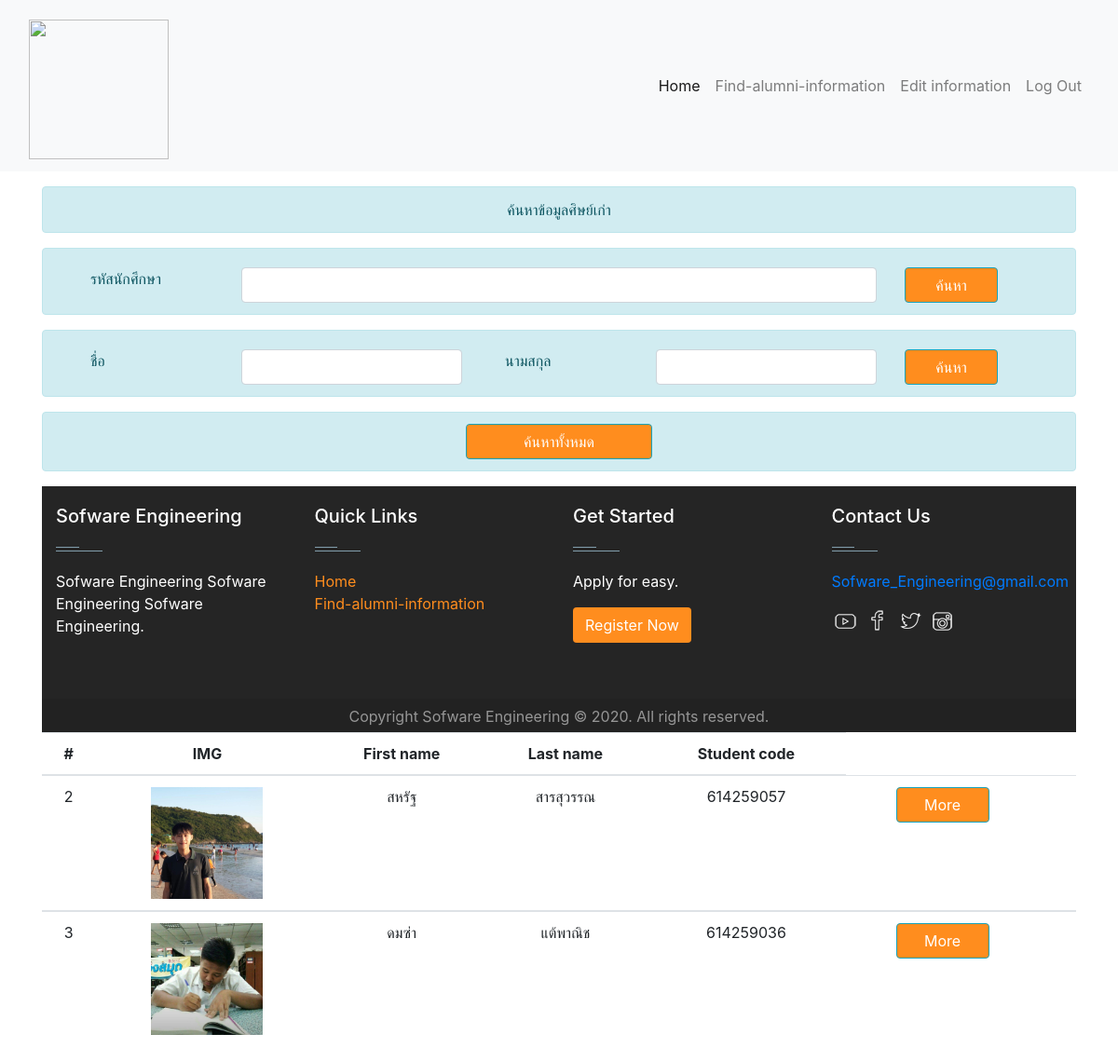
Screenshot of /search-all.php with the database file from the repository.
### tables this page shows
CREATE TABLE `personal_information` (
  `Member_id` int(11) NOT NULL,
  `img` varchar(255) NOT NULL,
  `Prefix` varchar(6) NOT NULL,
  `F_name` varchar(30) NOT NULL,
  `L_name` varchar(30) NOT NULL,
  `Sex` varchar(4) NOT NULL,
  `Date_of_birth` varchar(20) NOT NULL,
  `Studentcode` char(9) NOT NULL,
  `Phone` varchar(10) NOT NULL,
  `Email` varchar(50) NOT NULL,
  `Highest_education` varchar(20) NOT NULL,
  `Subject` varchar(30) NOT NULL,
  `Institute_for_further_study` varchar(50) NOT NULL,
  `Country` varchar(30) NOT NULL,
  `Graduation_year` varchar(4) NOT NULL,
  `Company_name` varchar(30) NOT NULL,
  `Job_position` varchar(30) NOT NULL,
  `Salary` varchar(7) NOT NULL
);

### search-all.php (the view, shortened to what this page needs)
<html>
<link rel="stylesheet" href="https://stackpath.bootstrapcdn.com/bootstrap/4.4.1/css/bootstrap.min.css">
<?php
include 'condb.php';
	$sql = "SELECT * FROM personal_information";
  $stmt = $conn ->prepare($sql);
	$stmt ->execute();
?>
<head>
<?php include 'header-user.php'; ?>
<body>
<br><br><br><br><br><br><br><br>
<div class="container mt-2">
<center>
    <div class="alert alert-info" role="alert">ค้นหาข้อมูลศิษย์เก่า</div>
</center>
<form class="alert alert-info" action="search-studentcode.php" method="post">
<div class="container mt-2">
<div class="row">
    <div class="col-2">
        <label class="form-label ml-3">รหัสนักศึกษา</label>
    </div>
    <div class="col-8">
        <input type="text" class="form-control" name="Studentcode">
    </div>
    <div class="col-2">
    <button type="submit" class="btn btn-info" style="width:100" style="text-align:right">ค้นหา</button>
    </div>
</div>
</div>
</form>
<form class="alert alert-info" action="search-name.php" method="post">
<div class="container mt-2">
<div class="row">
    <div class="col-2">
        <label class="form-label ml-3">ชื่อ</label>
    </div>
    <div class="col-3">
        <input type="text" class="form-control" name="Fname">
    </div>
    <div class="col-2">
        <label class="form-label ml-3">นามสกุล</label>
    </div>
    <div class="col-3">
        <input type="text" class="form-control" name="Lname">
    </div>
    <div class="col-2">
    <button type="submit" class="btn btn-info" style="width:100" style="text-align:right">ค้นหา</button>
    </div>
</div>
</div>
</form>
<form class="alert alert-info" action="search-all.php" method="post">
    <center>
    <button type="submit" class="btn btn-info" style="width:200" style="text-align:right">ค้นหาทั้งหมด</button>
    </center>
</div>
<div class="container">
<table class="table table-hover">
  <thead>
    <tr>
      <th scope="col"><div align="center">#</div></th>
      <th scope="col"><div align="center">IMG</div></th>
      <th scope="col"><div align="center">First name</div></th>
      <th scope="col"><div align="center">Last name</div></th>
      <th scope="col"><div align="center">Student code</div></th>
    </tr>
  </thead>
  <?php
    while($result = $stmt->fetch( PDO::FETCH_ASSOC )) {
  ?>
  <tbody>
    <tr>
      <td align="center"><?php echo $result["Member_id"];?></td>
      <td align="center"><img src="img/img-user/<?php echo $result["img"];?>" width="120" height="120"></td>
      <td align="center"><?php echo $result["F_name"];?></td>
      <td align="center"><?php echo $result["L_name"];?></td>
      <td align="center"><?php echo $result["Studentcode"];?></td>
      <td align="center"><button class="btn btn-info" style="width:100"><a style="color:#FFF" href="More.php?id=<?php echo $result["Member_id"];?>">More</a></button><td>
    </tr>
  </tbody>
  <?php
  }
  ?>
</div>
<?php include 'footer-user.php'; ?>
</body>
</html>

### condb.php (shortened to what this page needs)
<html>
	<head>
	</head>
	<body>
	</body>
</html>

### header-user.php (shortened to what this page needs)
<nav class="navbar navbar-expand-lg navbar-light bg-light fixed-top" id="mainNav">
<div class="container-fluid">
	<a class="navbar-brand js-scroll-trigger" href="index-user.php">
    	<img src="img/Npru-logo.png" width="150" height="150">
    </a>
    <div class="collapse navbar-collapse" id="navbarResponsive">
      <ul class="navbar-nav ml-auto">
        <li class="nav-item active">
        	<a class="nav-link" href="index-user.php"> Home <span class="sr-only">(current)</span></a>
        </li>
        <li class="nav-item dropdown  main-menu">
        	<a class="nav-link" href="search.php">Find-alumni-information </a>
        </li>
        <li class="nav-item dropdown  main-menu">
        	<a class="nav-link" href="edit.php">Edit information</a>
        </li>
        <li class="nav-item">
          <a class="nav-link" href="index.php">Log Out </a>
        </li>
      </ul>
    </div>
  </div>
</nav>

### footer-user.php (shortened to what this page needs)
<link rel="stylesheet" href="css-footer.css">
<footer id="footer" class="footer-1">
<div class="main-footer widgets-dark typo-light">
<div class="container">
<div class="row">
<div class="col-xs-12 col-sm-6 col-md-3">
<div class="widget subscribe no-box">
<h5 class="widget-title">Sofware Engineering<span></span></h5>
<p>Sofware Engineering Sofware Engineering Sofware Engineering.</p>
</div>
</div>
<div class="col-xs-12 col-sm-6 col-md-3">
<div class="widget no-box">
<h5 class="widget-title">Quick Links<span></span></h5>
<ul class="thumbnail-widget">
<li>
<div class="thumb-content"><a href="index-user.php">Home</a></div>
</li>
<li>
<div class="thumb-content"><a href="search.php">Find-alumni-information</a></div>
</li>
</ul>
</div>
</div>
<div class="col-xs-12 col-sm-6 col-md-3">
<div class="widget no-box">
<h5 class="widget-title">Get Started<span></span></h5>
<p>Apply for easy.</p>
<a class="btn" href="register.php">Register Now</a>
</div>
</div>
<div class="col-xs-12 col-sm-6 col-md-3">
<div class="widget no-box">
<h5 class="widget-title">Contact Us<span></span></h5>
<p><a href="mailto:info@domain.com" title="glorythemes">Sofware_Engineering@gmail.com</a></p>
<ul class="social-footer2">
<li class=""><a title="youtube" target="_blank" href="..."><img alt="youtube" width="30" height="30"></a></li>
<li class=""><a href="..." target="_blank" title="Facebook"><img alt="Facebook" width="30" height="30"></a></li>
<li class=""><a href="..." target="_blank" title="Twitter"><img alt="Twitter" width="30" height="30"></a></li>
<li class=""><a title="instagram" target="_blank" href="..."><img alt="instagram" width="30" height="30"></a></li>
</ul>
</div>
</div>
</div>
</div>
</div>
<div class="footer-copyright">
<div class="container">
<div class="row">
<div class="col-md-12 text-center">
<p>Copyright Sofware Engineering © 2020. All rights reserved.</p>
</div>
</div>
</div>
</div>
</footer>

### css-footer.css (style rules this page uses)
footer .main-footer { padding: 20px 0; background: #252525; }
footer ul { padding-left: 0; list-style: none; }
.footer-copyright { background: #222; padding: 5px 0; }
.footer-copyright p { color: #969696; margin: 2px 0 0; }
.widget { padding: 20px; margin-bottom: 40px; }
.widget.no-box { padding: 0; background-color: transparent; margin-bottom: 40px; box-shadow: none; -webkit-box-shadow: none; -moz-box-shadow: none; -ms-box-shadow: none; -o-box-shadow: none; }
.widget.subscribe p { margin-bottom: 18px; }
.widget li a { color: #ff8d1e; }
.widget-title { margin-bottom: 20px; }
.widget-title span { background: #839FAD none repeat scroll 0 0;display: block; height: 1px;margin-top: 25px;position: relative;width: 20%; }
.widget-title span::after { background: inherit;content: "";height: inherit; position: absolute;top: -4px;width: 50%; }
.typo-light h1, .typo-light h2, .typo-light h3, .typo-light h4, .typo-light h5, .typo-light h6, .typo-light p, .typo-light div, .typo-light span, .typo-light small { color: #fff; }
ul.social-footer2 { margin: 0;padding: 0; width: auto; }
ul.social-footer2 li { display: inline-block;padding: 0; }
ul.social-footer2 li a { display: block; height:30px;width: 30px;text-align: center; }
.btn { background-color: #ff8d1e; color:#fff; }

### rows the page displays
personal_information: Member_id "2", img (picture), F_name "สหรัฐ", L_name "สารสุวรรณ", Studentcode "614259057"
personal_information: Member_id "3", img (picture), F_name "ดมซ่า", L_name "แต้พาณิช", Studentcode "614259036"
